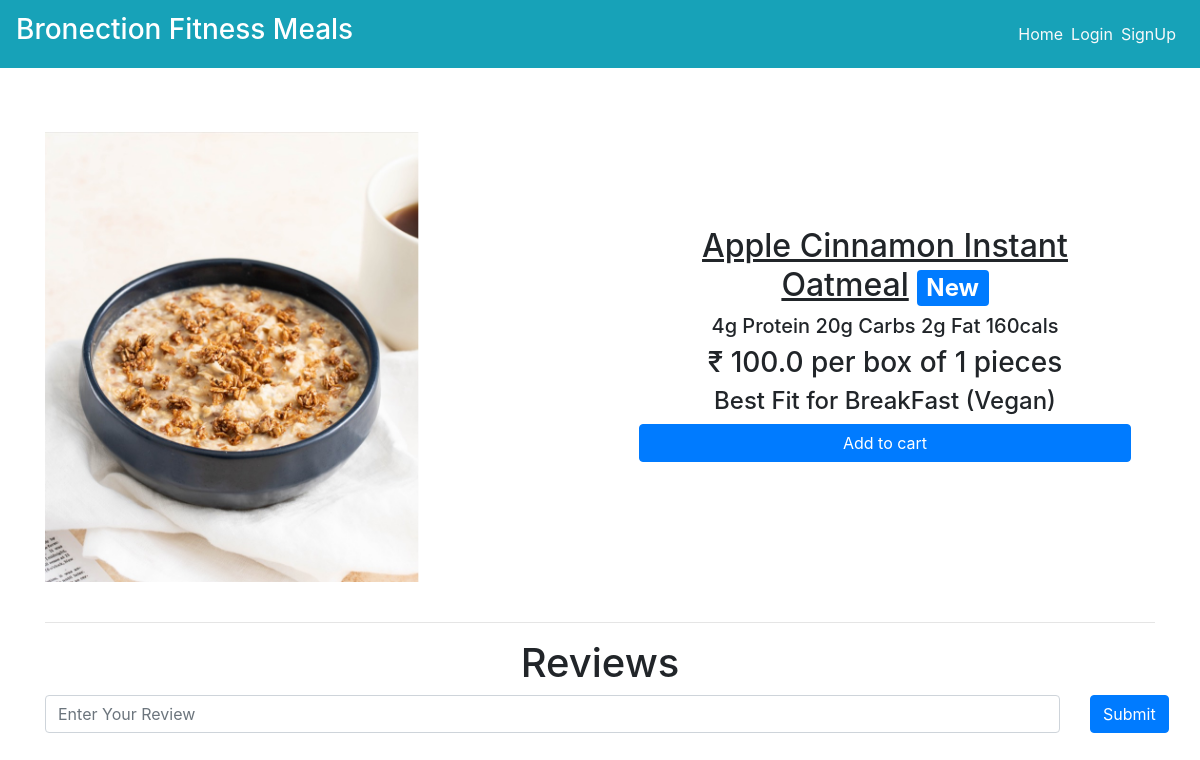
The app's page /dishes/AppleCinnamonOatmeal with its own data.
### main/models.py (models this page shows, shortened)
class Item(models.Model):
    LABELS = (
        ('BestSeller', 'BestSeller'),
        ('New', 'New'),
        ('Spicy🔥', 'Spicy🔥'),
    )
    LABEL_COLOUR = (
        ('danger', 'danger'),
        ('success', 'success'),
        ('primary', 'primary'),
        ('info', 'info')
    )
    title = models.CharField(max_length=150)
    description = models.CharField(max_length=250,blank=True)
    price = models.FloatField()
    pieces = models.IntegerField(default=6)
    instructions = models.CharField(max_length=250,default="Jain Option Available")
    image = models.ImageField(default='default.png', upload_to='images/')
    labels = models.CharField(max_length=25, choices=LABELS, blank=True)
    label_colour = models.CharField(max_length=15, choices=LABEL_COLOUR, blank=True)
    slug = models.SlugField(default="sushi_name")
    created_by = models.ForeignKey(User, on_delete=models.CASCADE)

### main/views.py (the view)
# urls.py: path('dishes/<slug>', views.menuDetail, name='dishes'),
def menuDetail(request, slug):
    item = Item.objects.filter(slug=slug).first()
    reviews = Reviews.objects.filter(rslug=slug).order_by('-id')[:7]
    context = {
        'item' : item,
        'reviews' : reviews,
    }
    return render(request, 'main/dishes.html', context)

### main/templates/main/dishes.html (shortened to what this page needs)
{% extends "main/layout.html" %}
{% block content %}
<div class="dishes">
  <main class="mt-3 pt-4 main">
    <div class="container dark-grey-text">
      <div class="row wow fadeIn">
        <div class="col-md-6 mb-4">
          <img src="{{ item.image.url }}" class="img-fluid mt-4" alt="">
        </div>
        <div class="col-md-6 mb-4 information">
          <div class="p-4 content">
            <div class="mt-0">
                <h2><u>{{ item.title }}</u><span class="badge badge-{{ item.label_colour }} ml-2">{{ item.labels }}</span></h2>
            </div>
            <div class="lead">
              {% if item.description %}
              <h5>{{ item.description }}</h5>
              {% endif %}
              <h3>₹ {{ item.price }} per box of {{ item.pieces}} pieces</h3>
              <h4>{{ item.instructions }}</h4>
            </div>
            <a href="{% url 'main:add-to-cart' item.slug %}" class="btn btn-primary btn-md my-0 p">Add to cart</a>
          </div>
        </div>
      </div>
      <hr>
    </div>
  </main>
  <div class="container">
    <h1 class="text-center">Reviews</h1>
    <form action="{% url 'main:add_reviews' %}" method="POST" class="mb-3">
      <div class="row">
        <div class="col-sm-11">
          <input type="text" name="review" class="form-control" placeholder="Enter Your Review">
        </div>
        <div class="col-sm-1">
          <button type="submit" class="btn btn-primary">Submit</button>
        </div>
      </div>
    </form>
  </div>
</div>
{% endblock content %}

### main/static/main/styles.css (style rules this page uses)
.dishes .main .container .row img { max-width: 540px; max-height: 450px; width: fit-content; }
.dishes .main .container .row .content { display: flex; flex-direction: column; text-align: center; justify-content: center; }
.dishes .main .container .row .information { display: flex; flex-direction: column; text-align: center; justify-content: center; }

### records on screen
Item: image (picture), title "Apple Cinnamon Instant Oatmeal", labels "New", description "4g Protein 20g Carbs 2g Fat 160cals", price "100.0", pieces "1", instructions "Best Fit for BreakFast (Vegan)"
